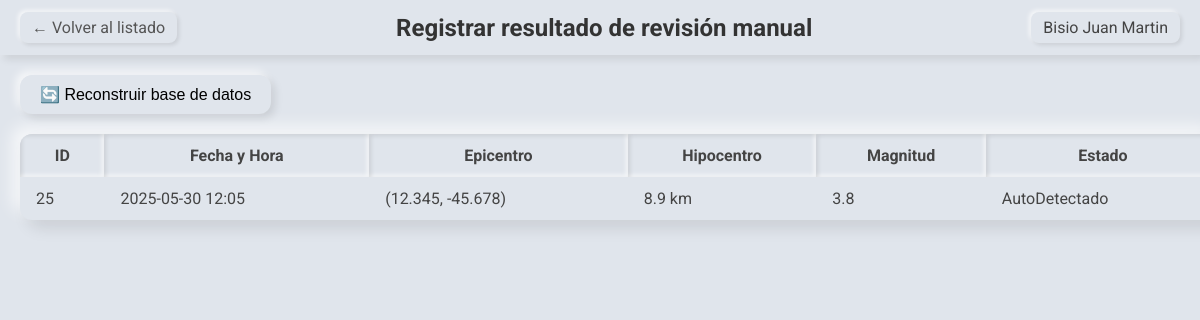
Before: / with the older database file.
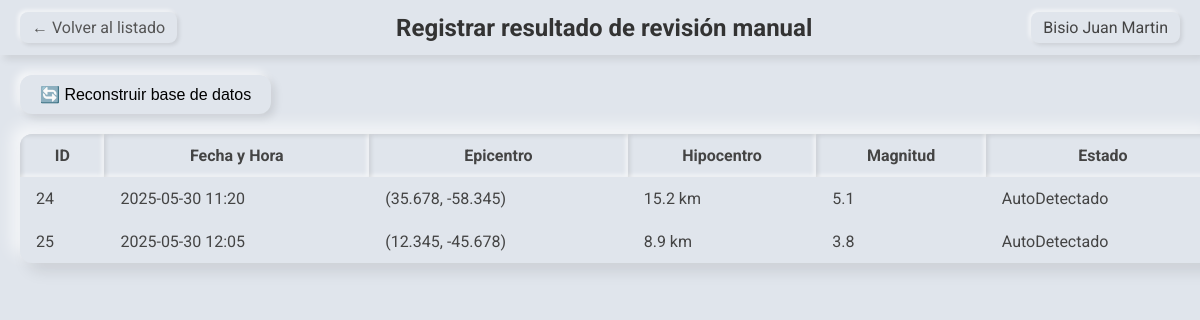
After: the same page with the newer database file.
### tables this page shows
CREATE TABLE Evento (
        id_evento       INTEGER PRIMARY KEY,
        fecha_hora      TEXT    NOT NULL,
        epicentro_lat   REAL    NOT NULL,
        epicentro_lng   REAL    NOT NULL,
        hipocentro      REAL    NOT NULL,
        magnitud        REAL    NULL,
        magnitud_desc   TEXT    NULL,
        magnitud_unidad TEXT    NULL,
        alcance_nombre  TEXT    NULL,
        alcance_desc    TEXT    NULL,
        clasif_desde    REAL    NULL,
        clasif_hasta    REAL    NULL,
        clasif_nombre   TEXT    NULL,
        origen_nombre   TEXT    NULL,
        origen_desc     TEXT    NULL,
        estado_nombre   TEXT    NOT NULL,
        estado_desc     TEXT    NULL
    );

### app_flask.py (the view)
@app.route('/')
def index():
    analista = app.config['analista']
    conn = get_connection()
    cur = conn.cursor()
    cur.execute("SELECT id_evento FROM Evento;")
    filas = cur.fetchall()
    conn.close()
    eventos_pendientes = []
    for fila in filas:
        ev = cargar_evento_por_id(fila[0])
        if ev and ev.estado.getNombre() == "AutoDetectado":
            eventos_pendientes.append(ev)
    return render_template(
        'lista_eventos.html',
        eventos=eventos_pendientes,
        analista=analista
    )

### db.py (called while the page is built)
def get_connection():
    conn = sqlite3.connect(DB_PATH)
    conn.row_factory = sqlite3.Row
    return conn

### indexClases.py (called while the page is built)
    def getNombre(self):
        return self.nombre

### templates/lista_eventos.html (shortened to what this page needs)
<!doctype html>
<html>
<head>
</head>
<body>
  <div class="navbar">
    <a href="{{ url_for('index') }}" class="back-btn">← Volver al listado</a>
    <h1>Registrar resultado de revisión manual</h1>
    <div class="username">{{ analista.nombre }}</div>
  </div>
  <form method="post" action="{{ url_for('reseed') }}">
    <button type="submit">🔄 Reconstruir base de datos</button>
  </form>
  <table>
    <thead>
      <tr>
        <th>ID</th>
        <th>Fecha y Hora</th>
        <th>Epicentro</th>
        <th>Hipocentro</th>
        <th>Magnitud</th>
        <th>Estado</th>
      </tr>
    </thead>
    <tbody>
      {% for ev in eventos %}
      <tr onclick="location.href='{{ url_for('detalle', event_id=ev.id_evento) }}'">
        <td>{{ ev.id_evento }}</td>
        <td>{{ ev.fecha_hora }}</td>
        <td>{{ ev.ubicacion.epicentro }}</td>
        <td>{{ ev.ubicacion.hipocentro }} km</td>
        <td>{{ ev.magnitud }}</td>
        <td>{{ ev.estado.getNombre() }}</td>
      </tr>
      {% endfor %}
    </tbody>
  </table>
</body>
</html>

### templates/lista_eventos.html (style rules this page uses)
body { font-family: 'Roboto', sans-serif; background: #e0e5ec; margin: 0; }
.navbar { position: sticky; top: 0; background: #e0e5ec; display: flex; align-items: center; justify-content: space-between; padding: 12px 20px; box-shadow: 4px 4px 8px rgba(0,0,0,0.1), -4px -4px 8px rgba(255,255,255,0.7); z-index: 100; }
.navbar h1 { font-size: 1.5rem; margin: 0; color: #333; }
.navbar a.back-btn { text-decoration: none; font-size: 1rem; color: #555; padding: 6px 12px; border-radius: 8px; background: #e0e5ec; box-shadow: 2px 2px 4px rgba(0,0,0,0.1), -2px -2px 4px rgba(255,255,255,0.7); }
.navbar .username { font-size: 1rem; color: #444; padding: 6px 12px; border-radius: 8px; background: #e0e5ec; box-shadow: 2px 2px 4px rgba(0,0,0,0.1), -2px -2px 4px rgba(255,255,255,0.7); }
table { width: 100%; border-collapse: collapse; margin: 20px; box-shadow: 8px 8px 16px rgba(0,0,0,0.1), -8px -8px 16px rgba(255,255,255,0.7); background: #e0e5ec; border-radius: 12px; overflow: hidden; }
th, td { padding: 12px 16px; font-size: 1rem; color: #444; }
th { background: #e0e5ec; box-shadow: inset 2px 2px 4px rgba(0,0,0,0.1), inset -2px -2px 4px rgba(255,255,255,0.7); font-weight: bold; }
tr { cursor: pointer; transition: background 0.2s; }
form { margin: 20px; }
form button { background: #e0e5ec; border: none; border-radius: 12px; padding: 10px 20px; font-size: 1rem; box-shadow: 4px 4px 8px rgba(0,0,0,0.1), -4px -4px 8px rgba(255,255,255,0.7); cursor: pointer; }

Changed rows visible on the page:
now on this page (row edited): Evento: id_evento "24", fecha_hora "2025-05-30 11:20", ubicacion.epicentro "(35.678, -58.345)", ubicacion.hipocentro "15.2", magnitud "5.1", estado.getNombre "AutoDetectado"
